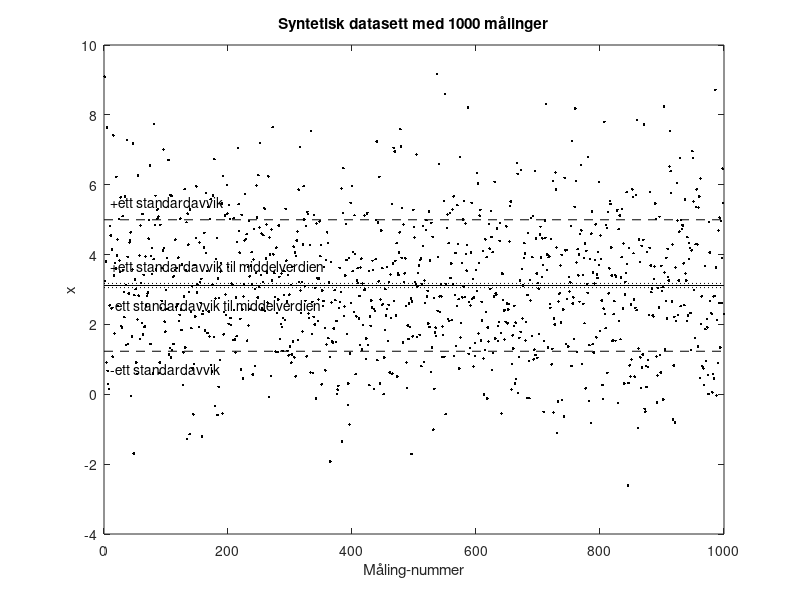

Here is the MATLAB script that generated this plot:
n = 1000
a = 3;
b = 2;
x = a+b*randn(1,n);
xmid = mean(x)
s = std(x)
sm =std(x)/sqrt(n)

figure(1),clf
plot(x,'k.'), xlabel('Måling-nummer'),ylabel('x')

hold on

line([0 n],[xmid xmid],'Color','k','LineStyle','-')
line([0 n],[xmid-s xmid-s],'Color','k','LineStyle','--')
line([0 n],[xmid+s xmid+s],'Color','k','LineStyle','--')
line([0 n],[xmid-sm xmid-sm],'Color','k','LineStyle',':')
line([0 n],[xmid+sm xmid+sm],'Color','k','LineStyle',':')
title(['Syntetisk datasett med ',num2str(n),' målinger'])
text(10,xmid-s-.5,'-ett standardavvik')
text(10,xmid+s+.5,'+ett standardavvik')
text(10,xmid+sm+.5,'+ett standardavvik til middelverdien')
text(10,xmid-sm-.5,'-ett standardavvik til middelverdien')
hold off